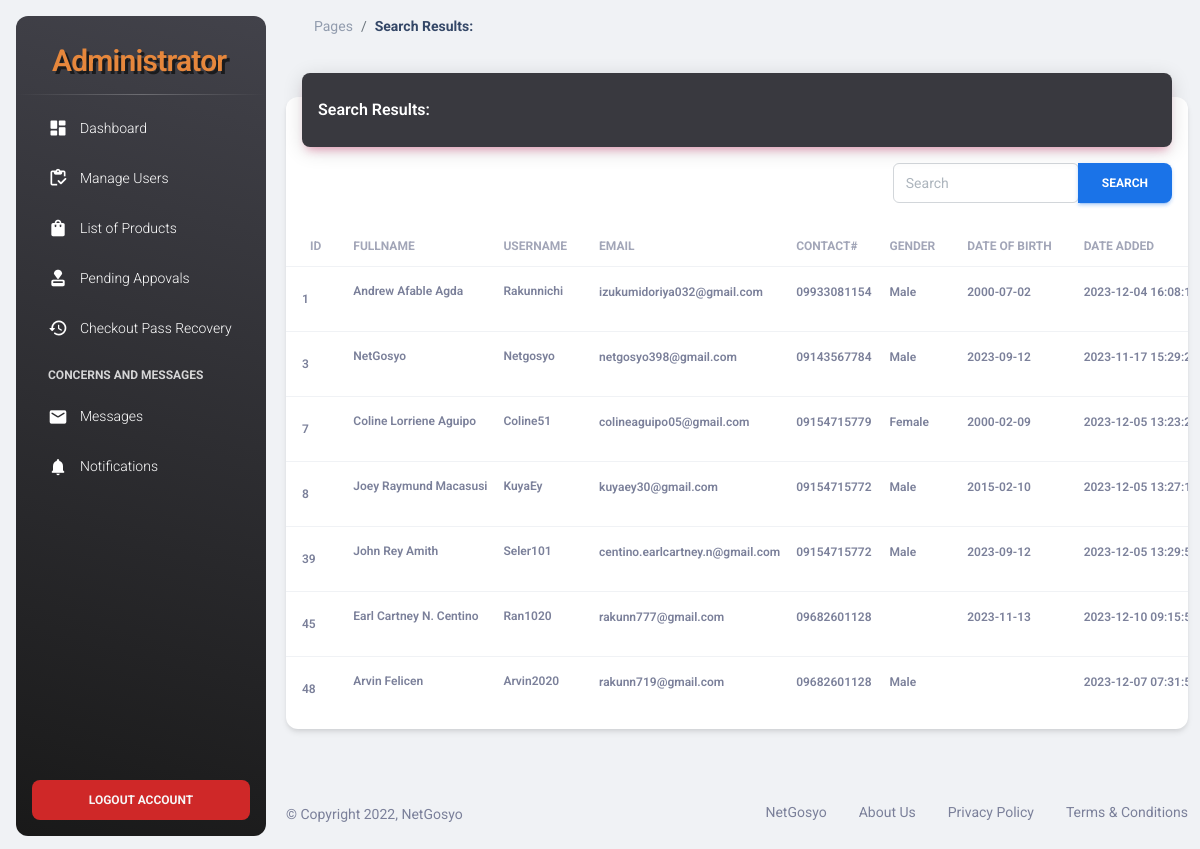
The app's page /NetGosyo-Admin/action-search.php (signed in) with its own data.
### tables this page shows
CREATE TABLE `user_form` (
  `id` int(100) NOT NULL,
  `fullname` varchar(100) NOT NULL,
  `email` varchar(100) NOT NULL,
  `username` varchar(255) NOT NULL,
  `password` varchar(100) NOT NULL,
  `checkout_pass` varchar(250) NOT NULL,
  `phonenumber` varchar(255) NOT NULL,
  `address` varchar(255) NOT NULL,
  `address2` varchar(500) NOT NULL,
  `archipelago` varchar(250) NOT NULL,
  `landmark` varchar(500) NOT NULL,
  `city` varchar(250) NOT NULL,
  `province` varchar(250) NOT NULL,
  `zip` varchar(250) NOT NULL,
  `dateofbirth` varchar(255) NOT NULL,
  `gender` varchar(255) NOT NULL,
  `image` varchar(255) NOT NULL,
  `shopname` varchar(250) NOT NULL DEFAULT 'user',
  `shopdesc` varchar(5000) NOT NULL,
  `vkey` varchar(50) NOT NULL,
  `verify_token` varchar(100) NOT NULL,
  `verified` tinyint(1) NOT NULL DEFAULT 0,
  `register_date` timestamp NOT NULL DEFAULT current_timestamp() ON UPDATE current_timestamp(),
  `id_pic` varchar(255) DEFAULT NULL,
  `has_verified_badge` tinyint(1) DEFAULT NULL,
  `is_banned` tinyint(1) NOT NULL DEFAULT 0,
  `number_verified` tinyint(4) NOT NULL DEFAULT 0
);

### NetGosyo-Admin/search.php (the view, shortened to what this page needs)
<?php
  include 'header.php';
  ?>
<main class="main-content position-relative max-height-vh-100 h-100 border-radius-lg ">
    <nav class="navbar navbar-main navbar-expand-lg px-0 mx-4 shadow-none border-radius-xl" id="navbarBlur"
        data-scroll="true">
        <div class="container-fluid py-1 px-3">
            <nav aria-label="breadcrumb">
                <ol class="breadcrumb bg-transparent mb-0 pb-0 pt-1 px-0 me-sm-6 me-5">
                    <li class="breadcrumb-item text-sm"><a class="opacity-5 text-dark" href="javascript:;">Pages</a>
                    </li>
                    <li class="breadcrumb-item text-sm text-dark active" aria-current="page"><b>Search Results:</b></li>
                </ol>
            </nav>
        </div>
    </nav>
    <div class="container-fluid py-4">
        <div class="row">
            <div class="col-12">
                <div class="card my-4">
                    <div class="card-header p-0 position-relative mt-n4 mx-3 z-index-2">
                        <div class="color-greyish-bg shadow-primary border-radius-lg pt-4 pb-3">
                            <h6 class="text-white text-capitalize ps-3">Search Results:</h6>
                        </div>
                    </div>
                    <div class="ms-md-auto pe-md-3 d-flex align-items-center pt-3 p-l-2">
                        <div class="input-group input-group-outline">
                            <form class="input-group input-group-outline" role="search" method="GET"
                                action="action-search.php">
                                <input class="form-control mr-sm-2" name="search" type="search"
                                    value="<?php echo isset($_GET['search']) ? $_GET['search'] : ''; ?>"
                                    placeholder="Search" aria-label="Search">
                                <button class="btn btn-info my-2 my-sm-0" type="submit">Search</button>
                            </form>
                        </div>
                    </div>
                    <div class="card-body px-0 pb-2">
                        <div class="table-responsive p-0">
                            <table class="table align-items-center justify-content-center mb-0">
                                <thead>
                                    <tr>
                                        <th class="text-uppercase text-secondary text-xs font-weight-bolder opacity-7">
                                            Id</th>
                                        <th
                                            class="text-uppercase text-secondary text-xs font-weight-bolder opacity-7 ps-2">
                                            Fullname</th>
                                        <th
                                            class="text-uppercase text-secondary text-xs font-weight-bolder opacity-7 ps-2">
                                            Username</th>
                                        <th
                                            class="text-uppercase text-secondary text-xs font-weight-bolder opacity-7 ps-2">
                                            Email</th>
                                        <th
                                            class="text-uppercase text-secondary text-xs font-weight-bolder opacity-7 ps-2">
                                            Contact#</th>
                                        <th
                                            class="text-uppercase text-secondary text-xs font-weight-bolder opacity-7 ps-2">
                                            Gender</th>
                                        <th
                                            class="text-uppercase text-secondary text-xs font-weight-bolder opacity-7 ps-2">
                                            Date of Birth</th>
                                        <th
                                            class="text-uppercase text-secondary text-xs font-weight-bolder opacity-7 ps-2">
                                            Date Added</th>
                                    </tr>
                                </thead>
                                <tbody>
                                    <?php
                                        $search = isset($_GET['search']) ? $_GET['search'] : '';
                                        $select_product = mysqli_query($conn, "SELECT * FROM `user_form` WHERE `fullname` LIKE '%{$search}%'") or die('query failed!');
                                        $rows = mysqli_fetch_all($select_product, MYSQLI_ASSOC);
                                        if (mysqli_num_rows($select_product) > 0) {
                                        foreach ($rows as $user) {
                                            ?>
                                    <tr>
                                        <td>
                                            <div class="d-flex px-2 py-1">
                                                <div class="d-flex flex-column justify-content-center">
                                                    <p class="text-xs font-weight-bold mb-0">
                                                        <?php echo $user['id']; ?></p>
                                                </div>
                                            </div>
                                        </td>
                                        <td>
                                            <p class="text-xs font-weight-bold mb-0">
                                                <?php echo $user['fullname']; ?></p>
                                        </td>
                                        <td>
                                            <p class="text-xs font-weight-bold mb-0">
                                                <?php echo $user['username']; ?></p>
                                        </td>
                                        <td>
                                            <span class="text-xs font-weight-bold"><?php echo $user['email']; ?></p>
                                                </span>
                                        </td>
                                        <td>
                                            <span class="text-xs font-weight-bold"><?php echo $user['phonenumber']; ?>
                                                </p></span>
                                        </td>
                                        <td>
                                            <span class="text-xs font-weight-bold"><?php echo $user['gender']; ?></p>
                                                </span>
                                        </td>
                                        <td>
                                            <span class="text-xs font-weight-bold"><?php echo $user['dateofbirth']; ?>
                                                </p></span>
                                        </td>
                                        <td>
                                            <span class="text-xs font-weight-bold"><?php echo $user['register_date']; ?>
                                                </p></span>
                                        </td>
                                    </tr>
                                    <?php
                                    }
                                        }
                                            ?>
                                </tbody>
                            </table>
                        </div>
                    </div>
                </div>
            </div>
        </div>
    </div>
    <?php
      include 'footer.php';
  ?>

### NetGosyo-Admin/assets/css/style.css (style rules this page uses)
.color-greyish-bg { background: #39393f; }
.text-white { color: #f6f6f6; }

### records on screen
user_form: id "1", fullname "Andrew Afable Agda", username "Rakunnichi", email "izukumidoriya032@gmail.com", phonenumber "09933081154", gender "Male", dateofbirth "2000-07-02", register_date "2023-12-04…"
user_form: id "3", fullname "NetGosyo", username "Netgosyo", email "netgosyo398@gmail.com", phonenumber "09143567784", gender "Male", dateofbirth "2023-09-12", register_date "2023-11-17…"
user_form: id "7", fullname "Coline Lorriene Aguipo", username "Coline51", email "colineaguipo05@gmail.com", phonenumber "09154715779", gender "Female", dateofbirth "2000-02-09", register_date "2023-12-05…"
user_form: id "8", fullname "Joey Raymund Macasusi", username "KuyaEy", email "kuyaey30@gmail.com", phonenumber "09154715772", gender "Male", dateofbirth "2015-02-10", register_date "2023-12-05…"
user_form: id "39", fullname "John Rey Amith", username "Seler101", email "centino.earlcartney.n@gmail.com", phonenumber "09154715772", gender "Male", dateofbirth "2023-09-12", register_date "2023-12-05…"
user_form: id "45", fullname "Earl Cartney N. Centino", username "Ran1020", email "rakunn777@gmail.com", phonenumber "09682601128", dateofbirth "2023-11-13", register_date "2023-12-10…"
user_form: id "48", fullname "Arvin Felicen", username "Arvin2020", email "rakunn719@gmail.com", phonenumber "09682601128", gender "Male", register_date "2023-12-07…"
